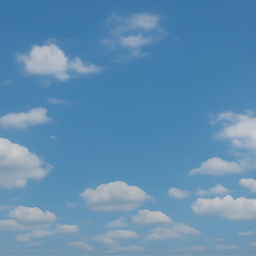
#> input picture skybox/sky_front.png, 256 x 256 px, shrunk from 512 x 512 before the run
$ python balance.py
#> lines starting #> are read from the running program, lines starting #| are printed output that depends on the picture
import os
from PIL import Image
import math

# Configuration
skybox_faces = ["sky_front.png", "sky_back.png", "sky_left.png", "sky_right.png", "sky_up.png"]
output_suffix = "_smooth"
#target_color = (100, 140, 200)  # soft sky blue (R, G, B)
target_color = (122, 165, 215)

# Radius where fade starts (from center outward)
def radial_fade(img, inner_radius_frac=0.4, outer_radius_frac=0.9, blend_factor=1.0):
    width, height = img.size
    center_x = width // 2
    center_y = height // 2
    max_dist = math.hypot(center_x, center_y)

    inner_radius = inner_radius_frac * max_dist
    outer_radius = outer_radius_frac * max_dist

    pixels = img.load()
    new_img = img.copy()
    new_pixels = new_img.load()

    def lerp(c1, c2, t):
        return tuple([
            int(c1[i] * (1 - t) + c2[i] * t)
            for i in range(3)
        ])

    for y in range(height):
        for x in range(width):
            dx = x - center_x
            dy = y - center_y
            dist = math.hypot(dx, dy)

            if dist > inner_radius:
                t = min((dist - inner_radius) / (outer_radius - inner_radius), 1.0)
                t *= blend_factor
                new_pixels[x, y] = lerp(pixels[x, y], target_color, t)

    return new_img

# Main process
for face in skybox_faces:
    if not os.path.isfile(face):
        print(f"Skipping missing: {face}")
        continue

    img = Image.open(face).convert("RGB")
#> img is the input picture: PIL image 256x256 RGB; mean R, G, B 96.1, 141.5, 176.9
    faded = radial_fade(img,0.5,0.8,1.5)
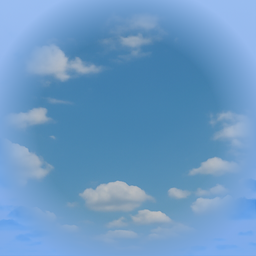
#> faded: PIL image 256x256 RGB; mean R, G, B 106.9, 152.8, 196.4
    name, ext = os.path.splitext(face)
    output_path = f"{name}{output_suffix}{ext}"
    faded.save(output_path)
    print(f"Saved: {output_path}")
#> pass 2 of the loop `for face in skybox_faces:`:
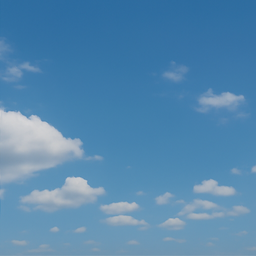
#> input picture skybox/sky_back.png, 256 x 256 px, shrunk from 512 x 512 before the run
#> img is the input picture: PIL image 256x256 RGB; mean R, G, B 86, 135.9, 174.5
#> `faded = radial_fade(img,0.5,0.8,1.5)`:
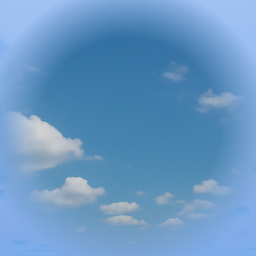
#> faded: PIL image 256x256 RGB; mean R, G, B 104.1, 151, 195.5
#> pass 3 of the loop `for face in skybox_faces:`:
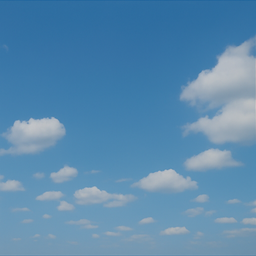
#> input picture skybox/sky_left.png, 256 x 256 px, shrunk from 512 x 512 before the run
#> img is the input picture: PIL image 256x256 RGB; mean R, G, B 90.5, 138.1, 174.4
#> `faded = radial_fade(img,0.5,0.8,1.5)`:
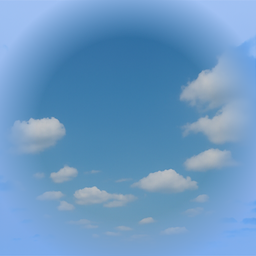
#> faded: PIL image 256x256 RGB; mean R, G, B 106.5, 152.2, 195.5
#> the loop made 5 passes; the first 3 are shown
